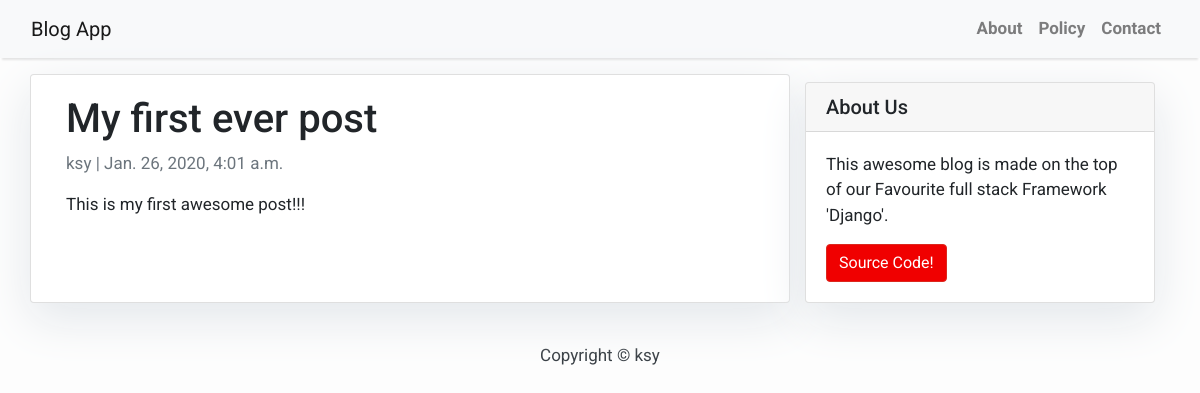
The page /my-first-ever-post/ on the database its author committed.
### blog/models.py (models this page shows, shortened)
class Post(models.Model):
    title = models.CharField(max_length=200, unique=True)
    slug = models.SlugField(max_length=200, unique=True)
    author = models.ForeignKey(User, on_delete=models.CASCADE, related_name="blog_posts")
    updated_on = models.DateTimeField(auto_now = True)
    content = models.TextField()
    created_on = models.DateTimeField(auto_now_add = True)
    status = models.IntegerField(choices=STATUS, default=0)
    class Meta:
        ordering: ['-created_on']

### blog/views.py (the view)
# urls.py: path('<slug:slug>/', views.PostDetail.as_view(), name='post_detail'),
class PostDetail(generic.DetailView):
    model = Post
    template_name = 'post_detail.html'

### templates/post_detail.html
{% extends 'base.html' %}
{% block content %}
<div class="container">
  <div class="row">
    <div class="col-md-8 card mb-4  mt-3 left  top">
      <div class="card-body">
        <h1>{% block title %} {{ object.title }} {% endblock title %}</h1>
        <p class=" text-muted">{{ post.author }} | {{ post.created_on }}</p>
        <p class="card-text ">{{ object.content | safe }}</p>
      </div>
    </div>
    {% block sidebar %} {% include 'sidebar.html' %} {% endblock sidebar %}
  </div>
</div>
{% endblock content %}

### templates/base.html (style rules this page uses)
body { font-family: "Roboto", sans-serif; font-size: 17px; background-color: #fdfdfd; }

### templates/sidebar.html (style rules this page uses)
.card { box-shadow: 0 16px 48px #E3E7EB; }

### rows shown on the page
Post: title "My first ever post", author "ksy", created_on "Jan. 26, 2020, 4:01 a.m.", content "This is my first awesome post!!!"
